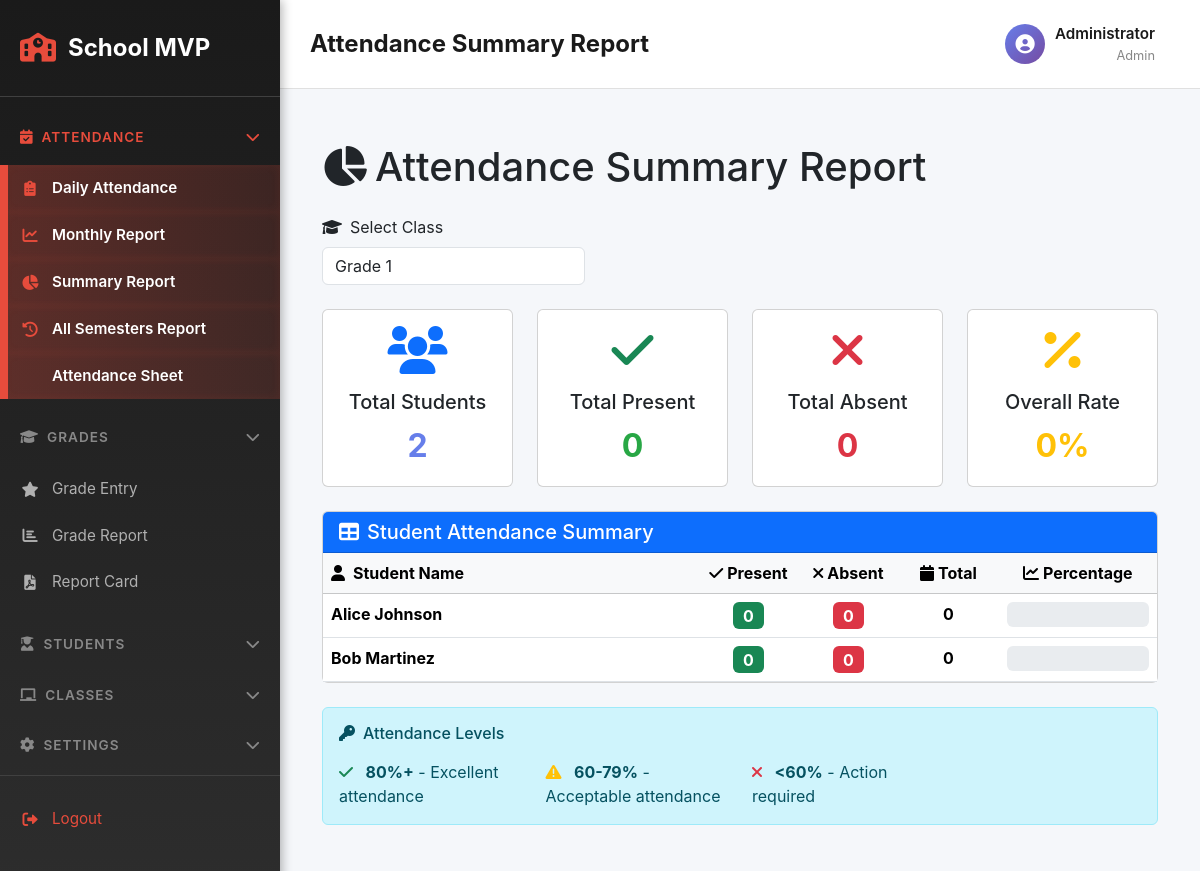
/attendance_summary.php?class_id=1 (signed in), run on the app's committed database.
### tables this page shows
CREATE TABLE IF NOT EXISTS students (
  id INT AUTO_INCREMENT PRIMARY KEY,
  name VARCHAR(128) NOT NULL,
  age INT DEFAULT NULL,
  contact VARCHAR(128) DEFAULT NULL,
  class_id INT DEFAULT NULL,
  photo VARCHAR(255) DEFAULT NULL,
  created_at TIMESTAMP DEFAULT CURRENT_TIMESTAMP,
  FOREIGN KEY (class_id) REFERENCES classes(id) ON DELETE SET NULL
);

### attendance_summary.php (the view, shortened to what this page needs)
<?php
$pdo = getDb();
$selectedClass = intval($_GET['class_id'] ?? 0);
$classes = $pdo->query('SELECT id, name FROM classes ORDER BY name')->fetchAll();
$summary = [];
$students = [];
if ($selectedClass) {
    $stmt = $pdo->prepare('SELECT id, name FROM students WHERE class_id = ? ORDER BY name');
    $stmt->execute([$selectedClass]);
    $students = $stmt->fetchAll();
}
?>
<?php include __DIR__ . '/inc/sidebar-header.php'; ?>
<div class="container mt-4 mb-5">
    <h1 class="mb-4">
        <i class="fas fa-chart-pie me-2"></i>Attendance Summary Report
    </h1>
    <div class="row mb-4">
        <div class="col-md-4">
            <div class="form-group">
                <label class="form-label"><i class="fas fa-graduation-cap me-2"></i>Select Class</label>
                <select name="class_id" class="form-control" onchange="
                    const url = new URL(window.location);
                    url.searchParams.set('class_id', this.value);
                    window.location = url.toString();
                ">
                    <?php foreach ($classes as $cls): ?>
                        <option value="<?= $cls['id'] ?>" <?= $cls['id'] == $selectedClass ? 'selected' : '' ?>>
                            <?= htmlspecialchars($cls['name']) ?>
                        </option>
                    <?php endforeach; ?>
                </select>
            </div>
        </div>
    </div>
    <?php if ($selectedClass && !empty($students)): ?>
        <?php
        $totalPresent = 0;
        $totalAbsent = 0;
        $totalRecords = $totalPresent + $totalAbsent;
        $overallPercentage = $totalRecords > 0 ? round(($totalPresent / $totalRecords) * 100, 1) : 0;
        ?>
        <div class="row mb-4">
            <div class="col-md-3">
                <div class="card text-center">
                    <div class="card-body">
                        <i class="fas fa-users fa-3x text-primary mb-3"></i>
                        <h5 class="card-title">Total Students</h5>
                        <p class="card-text" style="font-size: 2rem; font-weight: bold; color: #667eea;">
                            <?= count($students) ?>
                        </p>
                    </div>
                </div>
            </div>
            <div class="col-md-3">
                <div class="card text-center">
                    <div class="card-body">
                        <i class="fas fa-check fa-3x text-success mb-3"></i>
                        <h5 class="card-title">Total Present</h5>
                        <p class="card-text" style="font-size: 2rem; font-weight: bold; color: #28a745;">
                            <?= $totalPresent ?>
                        </p>
                    </div>
                </div>
            </div>
            <div class="col-md-3">
                <div class="card text-center">
                    <div class="card-body">
                        <i class="fas fa-times fa-3x text-danger mb-3"></i>
                        <h5 class="card-title">Total Absent</h5>
                        <p class="card-text" style="font-size: 2rem; font-weight: bold; color: #dc3545;">
                            <?= $totalAbsent ?>
                        </p>
                    </div>
                </div>
            </div>
            <div class="col-md-3">
                <div class="card text-center">
                    <div class="card-body">
                        <i class="fas fa-percentage fa-3x text-<?= $overallPercentage >= 80 ? 'success' : 'warning' ?> mb-3"></i>
                        <h5 class="card-title">Overall Rate</h5>
                        <p class="card-text" style="font-size: 2rem; font-weight: bold; color: <?= $overallPercentage >= 80 ? '#28a745' : '#ffc107' ?>;">
                            <?= $overallPercentage ?>%
                        </p>
                    </div>
                </div>
            </div>
        </div>
        <div class="card">
            <div class="card-header bg-primary text-white">
                <h5 class="mb-0">
                    <i class="fas fa-table me-2"></i>Student Attendance Summary
                </h5>
            </div>
            <div class="card-body p-0">
                <div class="table-responsive">
                    <table class="table table-hover mb-0">
                        <thead class="table-light">
                            <tr>
                                <th width="45%"><i class="fas fa-user me-2"></i>Student Name</th>
                                <th width="12%" class="text-center"><i class="fas fa-check me-1"></i>Present</th>
                                <th width="12%" class="text-center"><i class="fas fa-times me-1"></i>Absent</th>
                                <th width="12%" class="text-center"><i class="fas fa-calendar me-1"></i>Total</th>
                                <th width="19%" class="text-center"><i class="fas fa-chart-line me-1"></i>Percentage</th>
                            </tr>
                        </thead>
                        <tbody>
                            <?php foreach ($students as $student):
                                $studentSummary = $summary[$student['id']] ?? ['present' => 0, 'absent' => 0];
                                $present = $studentSummary['present'];
                                $absent = $studentSummary['absent'];
                                $total = $present + $absent;
                            ?>
                                <tr>
                                    <td>
                                        <strong><?= htmlspecialchars($student['name']) ?></strong>
                                    </td>
                                    <td class="text-center">
                                        <span class="badge bg-success" style="font-size: 1rem;">
                                            <?= $present ?>
                                        </span>
                                    </td>
                                    <td class="text-center">
                                        <span class="badge bg-danger" style="font-size: 1rem;">
                                            <?= $absent ?>
                                        </span>
                                    </td>
                                    <td class="text-center">
                                        <strong><?= $total ?></strong>
                                    </td>
                                    <td class="text-center">
                                        <div class="progress" style="height: 25px;">
                                        </div>
                                    </td>
                                </tr>
                            <?php endforeach; ?>
                        </tbody>
                    </table>
                </div>
            </div>
        </div>
        <div class="alert alert-info mt-4">
            <h6 class="mb-3"><i class="fas fa-key me-2"></i>Attendance Levels</h6>
            <div class="row">
                <div class="col-md-3">
                    <i class="fas fa-check text-success me-2"></i>
                    <strong>80%+</strong> - Excellent attendance
                </div>
                <div class="col-md-3">
                    <i class="fas fa-exclamation-triangle text-warning me-2"></i>
                    <strong>60-79%</strong> - Acceptable attendance
                </div>
                <div class="col-md-3">
                    <i class="fas fa-times text-danger me-2"></i>
                    <strong>&lt;60%</strong> - Action required
                </div>
            </div>
        </div>
    <?php endif; ?>
</div>
<?php include __DIR__ . '/inc/sidebar-footer.php'; ?>

### inc/sidebar-header.php (style rules this page uses)
* { margin: 0; padding: 0; box-sizing: border-box; }
html, body { width: 100%; height: 100%; margin: 0 !important; padding: 0 !important; }
body { display: flex !important; min-height: 100vh; background-color: #f5f7fa; font-family: -apple-system, BlinkMacSystemFont, "Segoe UI", Roboto, "Helvetica Neue", Arial, sans-serif; flex-wrap: nowrap !important; }
.mb-0 { margin-bottom: 0 !important; }

### data on the page
students: name "Alice Johnson", id "0"
students: name "Bob Martinez", id "0"

### other printed values
APP_NAME "School MVP"
$pageTitle "Attendance Summary Report"
$user['name'] "Administrator"
$user['role'] "Admin"
count($students) "2"
$totalPresent "0"
$totalAbsent "0"
$overallPercentage "0"
form field class_id "Grade 1"
